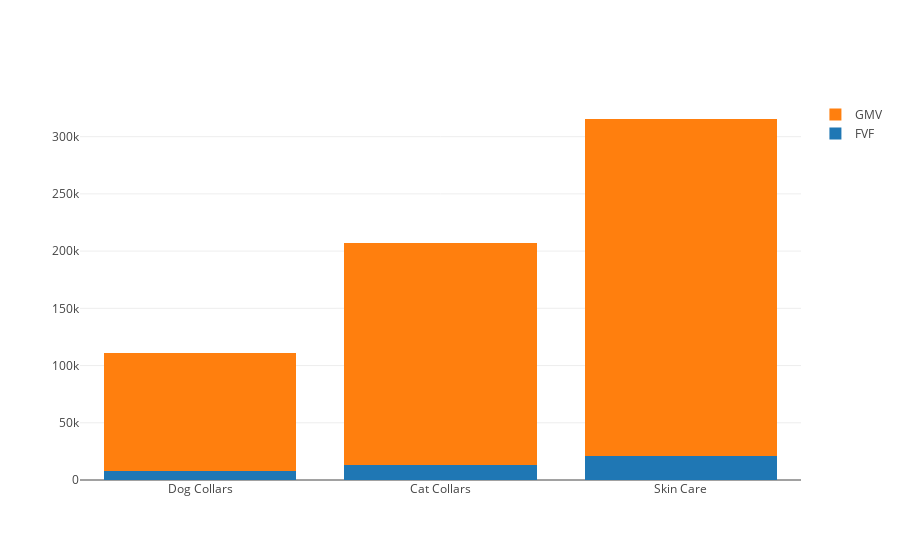

Notebook code for this chart:
### Code cell
#Create a Stacked Bar Chart where each Bar is the different Dataframe stacked by FVF and GMV

x = ['Dog Collars', 'Cat Collars', 'Skin Care']


trace1 = go.Bar(
    x=x,
    y=fvfs,
    name='FVF'
)
trace2 = go.Bar(
    x=x,
    y=gmvs,
    name='GMV'
)

data = [trace1, trace2]
layout = go.Layout(
    barmode='stack'
)

fig = go.Figure(data=data, layout=layout)
po.iplot(fig, filename='stacked-bar')

### Figure 1 — Plotly figure (JSON) as saved in the notebook; plotly's stock layout.template omitted (floating-point values rounded to 4 significant figures)
{"data": [{"name": "FVF", "type": "bar", "uid": "c5787924-2762-4858-9e9a-1b3c8ed60860", "x": ["Dog Collars", "Cat Collars", "Skin Care"], "y": [7739, 13082, 20873]}, {"name": "GMV", "type": "bar", "uid": "56a9663d-695b-44bc-9e02-cc5b1b83b22b", "x": ["Dog Collars", "Cat Collars", "Skin Care"], "y": [102950, 194178, 294550]}], "layout": {"autosize": true, "barmode": "stack", "xaxis": {"autorange": true, "range": [-0.5, 2.5], "type": "category"}, "yaxis": {"autorange": true, "range": [0, 332000.0], "type": "linear"}}}
